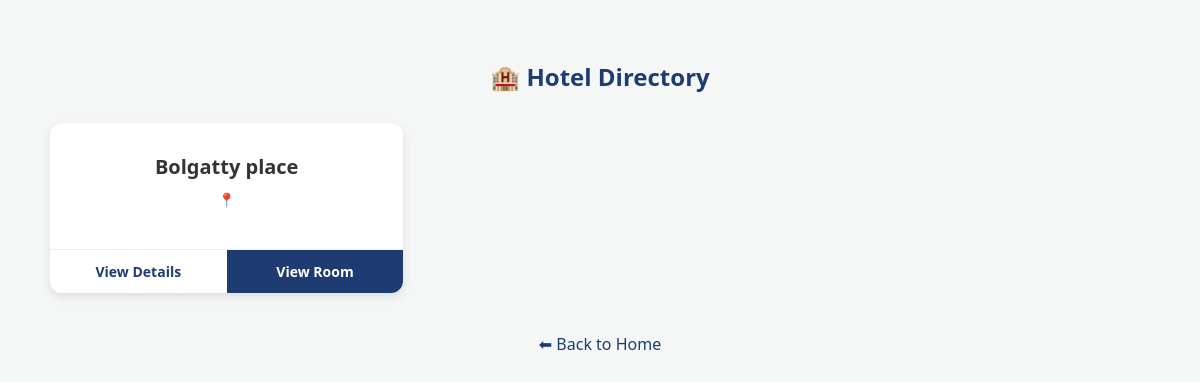
The app's page /hotel/list/, older data.
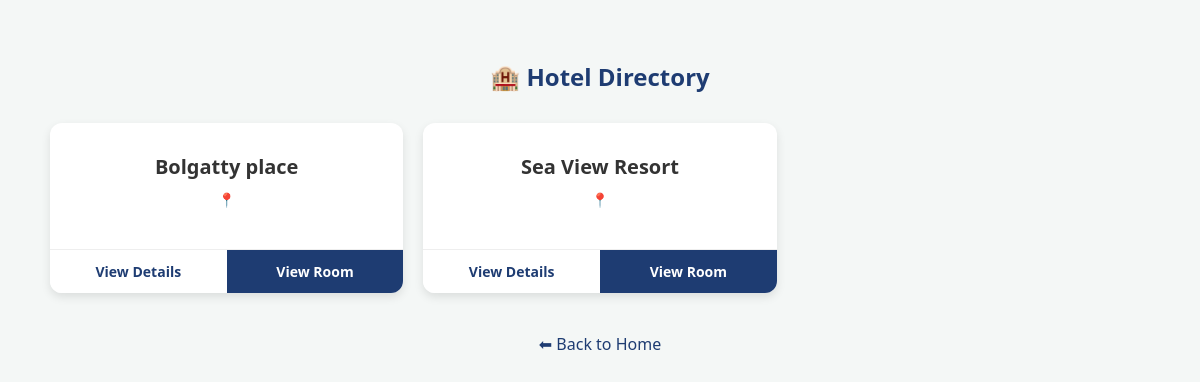
The same page, newer data.
### booking/models.py (models this page shows, shortened)
class Hotel(models.Model):
    name=models.CharField(max_length=100)
    city=models.CharField(max_length=100)
    hotel_type = models.CharField(max_length=100)
    password = models.CharField(max_length=128,default=0)

### booking/views.py (the view)
# urls.py: path('hotel/list/', hotel_list_view, name='hotel_list'),
def hotel_list_view(request):
    hotels = Hotel.objects.all()
    return render(request, "hotel_list.html", {"hotels": hotels})

### templates/hotel_list.html (shortened to what this page needs)
<!DOCTYPE html>
<html lang="en">
<head>
</head>
<body>
    <h2>🏨 Hotel Directory</h2>
    <div class="hotel-container">
        {% for hotel in hotels %}
        <div class="hotel-card">
            <div class="card-body">
                <div class="hotel-title">{{ hotel.name }}</div>
                <div class="hotel-addr">📍 {{ hotel.Address }}</div>
            </div>
            <div class="card-footer">
                <a href="{% url 'hotel_details' hotel.id %}" class="btn btn-details">View Details</a>
                <a href="{% url 'hotel_rooms' hotel.id %}" class="btn btn-rooms">View Room</a>
            </div>
        </div>
        {% empty %}
        <p style="text-align: center; width: 100%;">No hotels registered yet.</p>
        {% endfor %}
    </div>
    <a href="{% url 'home' %}" class="back-home">⬅ Back to Home</a>
</body>
</html>

Row changes from the older to the newer data that the page shows:
added Hotel: name "Sea View Resort"
